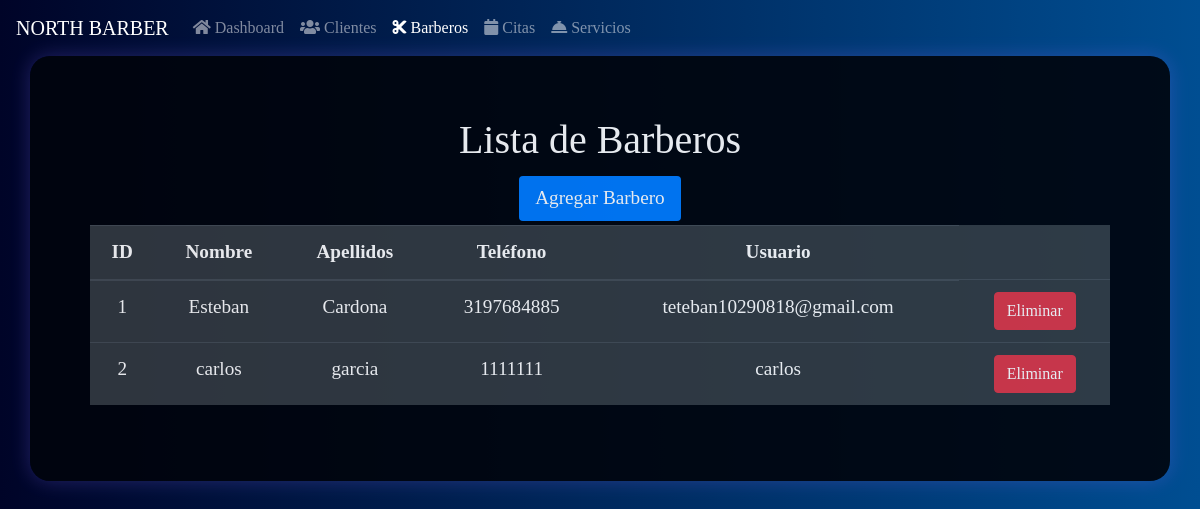
The app's page /admin_barberos (signed in), older data.
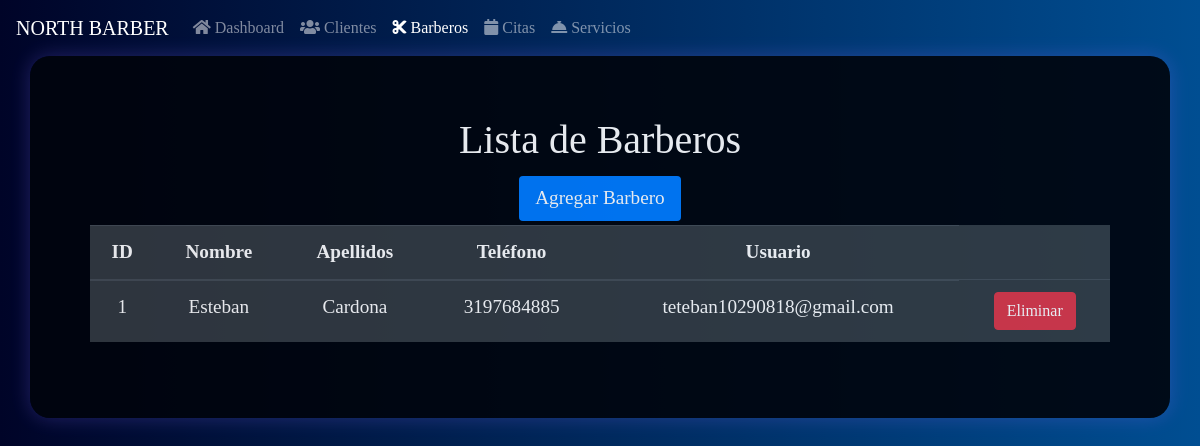
The same page, newer data.
### tables this page shows
CREATE TABLE "barbero" (
    id INTEGER PRIMARY KEY,
    nombre VARCHAR(50) NOT NULL,
    apellidos VARCHAR(50) NOT NULL,
    telefono NUMERIC(28, 10) NOT NULL,
    username VARCHAR(50) NOT NULL,
    "password" VARCHAR(12) NOT NULL,
    tipo_usuario_id INTEGER NOT NULL,
    FOREIGN KEY (tipo_usuario_id) REFERENCES tipo_usuario(id)
);

### app.py (the view)
    def admin_barberos(self):
        if "tipo_usuario" in session and session["tipo_usuario"] == 3:
            conn = DatabaseManager(self.DATABASE).get_connection()
            cursor = conn.cursor()
            cursor.execute("SELECT * FROM barbero")
            barberos = cursor.fetchall()
            conn.close()
            return render_template("admin_barberos.html", barberos=barberos)
        return redirect("/login")

### app.py (called while the page is built)
    def get_connection(self):
        db = getattr(g, "_database", None)
        if db is None:
            db = g._database = sqlite3.connect(self.database)
        return db

    def close_connection(self, exception):
        db = getattr(g, "_database", None)
        if db is not None:
            db.close()

    def close_connection(self, exception):
        DatabaseManager("barberia.db").close_connection(exception)

### templates/admin_barberos.html (shortened to what this page needs)
<!DOCTYPE html>
<html lang="es">
  <head>
    <link
      href="https://stackpath.bootstrapcdn.com/bootstrap/4.3.1/css/bootstrap.min.css"
      rel="stylesheet"
    />
    <link
      rel="stylesheet"
      href="https://use.fontawesome.com/releases/v5.8.1/css/all.css"
    />
  </head>
  <body>
    <nav class="navbar navbar-expand-lg navbar-dark bg-primary">
      <a class="navbar-brand" href="#">NORTH BARBER</a>
      <div class="collapse navbar-collapse" id="navbarNav">
        <ul class="navbar-nav">
          <li class="nav-item">
            <a class="nav-link" href="/admin_dashboard"
              ><i class="fa fa-home"></i> Dashboard</a
            >
          </li>
          <li class="nav-item">
            <a class="nav-link" href="/admin_clientes"
              ><i class="fa fa-users"></i> Clientes</a
            >
          </li>
          <li class="nav-item active">
            <a class="nav-link" href="/admin_barberos"
              ><i class="fa fa-cut"></i> Barberos</a
            >
          </li>
          <li class="nav-item">
            <a class="nav-link" href="/admin_citas"
              ><i class="fa fa-calendar"></i> Citas</a
            >
          </li>
          <li class="nav-item">
            <a class="nav-link" href="/admin_servicios"
              ><i class="fa fa-concierge-bell"></i> Servicios</a
            >
          </li>
        </ul>
      </div>
    </nav>
    <div class="container">
      <h1>Lista de Barberos</h1>
      <div class="actions">
        <a href="/admin_agregar_barbero">Agregar Barbero</a>
      </div>
      <table class="table table-dark table-hover">
        <thead>
          <tr>
            <th>ID</th>
            <th>Nombre</th>
            <th>Apellidos</th>
            <th>Teléfono</th>
            <th>Usuario</th>
          </tr>
        </thead>
        <tbody>
          {% for barbero in barberos %}
          <tr>
            <td>{{ barbero[0] }}</td>
            <td>{{ barbero[1] }}</td>
            <td>{{ barbero[2] }}</td>
            <td>{{ barbero[3] }}</td>
            <td>{{ barbero[4] }}</td>
            <td>
              <a
                href="/admin_eliminar_barbero/{{ barbero[0] }}"
                class="btn btn-danger"
                onclick="return confirm('¿Estás seguro de eliminar este cliente?')"
                >Eliminar</a
              >
            </td>
          </tr>
          {% endfor %}
        </tbody>
      </table>
    </div>
  </body>
</html>

Row changes from the older to the newer data that the page shows:
removed barbero: id "2", nombre "carlos", apellidos "garcia", telefono "1111111", username "carlos"
